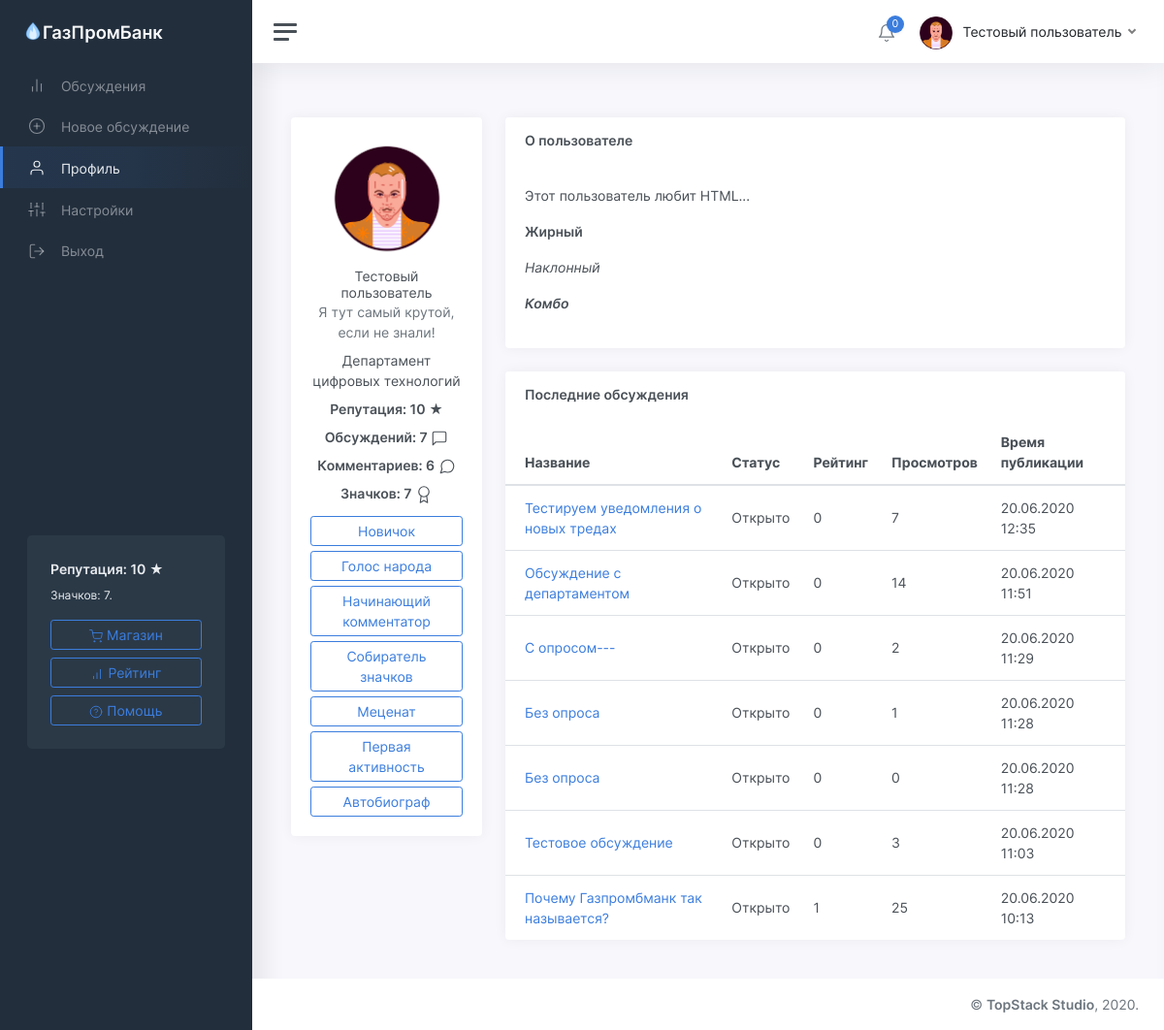
Screenshot of /profile/1 (signed in) with the database file from the repository.
### tables this page shows
CREATE TABLE "users" (
	"id"	INTEGER NOT NULL UNIQUE,
	"password"	TEXT NOT NULL,
	"email"	TEXT NOT NULL UNIQUE,
	"status"	TEXT NOT NULL,
	"rating"	INTEGER NOT NULL,
	"moderator"	INTEGER,
	"blocked"	INTEGER,
	"description"	TEXT,
	"name"	TEXT NOT NULL,
	"avatar"	INTEGER,
	"badges"	TEXT,
	"department"	TEXT,
	PRIMARY KEY("id")
);

CREATE TABLE "threads" (
	"id"	INTEGER NOT NULL UNIQUE,
	"owner"	INTEGER NOT NULL,
	"title"	TEXT NOT NULL,
	"content"	TEXT,
	"date"	INTEGER,
	"up"	INTEGER,
	"down"	INTEGER,
	"views"	INTEGER,
	"status"	TEXT,
	"department"	TEXT,
	PRIMARY KEY("id")
);

### app/views.py (the view)
@app.route('/profile/<identifier>')
def showProfile(identifier):
	user = getUser(session['id'])
	profile = getUser(identifier)
	for x in range(len(profile['badges'])):
		profile['badges'][x] = badgeTypes[profile['badges'][x]][0]
	if profile:
		return render_template('profile.html', profile=profile, user=user, threads=getThreadsByUser(identifier), stats=getStats(identifier))
	else:
		return redirect('/threads?from=profile')

### app/functions.py (called while the page is built)
def getUser(identifier):
	conn = sqlite3.connect(db_path)
	conn.row_factory = sqlite3.Row
	cursor = conn.cursor()
	cursor.execute('SELECT * FROM users where id="%s"' % identifier)
	user = cursor.fetchone()
	if user:
		user = dict(user)
		user['badges'] = json.loads(user['badges'])
		user['notifications'] = getNotifications(identifier)
	return user

def statusToText(status):
	return statuses[status]

def fromTimestamp(timestamp):
	return datetime.utcfromtimestamp(timestamp + 3600 * 3).strftime('%d.%m.%Y %H:%M')

def getThreadsByUser(identifier):
	conn = sqlite3.connect(db_path)
	conn.row_factory = sqlite3.Row
	cursor = conn.cursor()
	cursor.execute('SELECT id, title, date, up, down, status, views FROM threads WHERE owner=%s ORDER BY date DESC' % identifier)
	threads = cursor.fetchall()
	for x in range(len(threads)):
		threads[x] = dict(threads[x])
		threads[x]['status'] = statusToText(threads[x]['status'])
		threads[x]['date'] = fromTimestamp(threads[x]['date'])
	return threads

def getNotifications(user_id):
	conn = sqlite3.connect(db_path)
	conn.row_factory = sqlite3.Row
	cursor = conn.cursor()
	cursor.execute('SELECT * FROM notifications WHERE owner=%s' % user_id)
	notifications = cursor.fetchall()
	for x in range(len(notifications)):
		notifications[x] = dict(notifications[x])
		notifications[x]['date'] = fromTimestamp(notifications[x]['date'])
	notifications.reverse()
	return notifications

def getStats(user_id):
	conn = sqlite3.connect(db_path)
	cursor = conn.cursor()
	cursor.execute('SELECT COUNT(*) FROM threads WHERE owner=%s' % user_id)
	threads = cursor.fetchone()[0]
	cursor.execute('SELECT COUNT(*) FROM comments WHERE owner=%s' % user_id)
	comments = cursor.fetchone()[0]
	return (threads, comments)

### app/views.py (called while the page is built)
@app.before_request
def checkAuth():
	if request.path in ['/', '/login', '/register', '/forgot'] or request.path.startswith('/reset'):
		if 'id' in session.keys():
			if getUser(session['id'])['blocked']:
				del session['id']
				return redirect('/login')
			return redirect('/threads')
	else:
		if 'id' not in session.keys():
			return redirect('/login')

### templates/profile.html (shortened to what this page needs)
<!DOCTYPE html>
<html lang="ru">
	<head>
		<link href="/static/css/app.css" rel="stylesheet">
	</head>
	<body>
		<div class="wrapper">
			<nav id="sidebar" class="sidebar">
				<div class="sidebar-content js-simplebar">
					<a class="sidebar-brand" href="index.html">
					<span class="align-middle"><img src="/static/img/icons/favicon.png" style="width: 20px; margin-bottom: 5px;"><div style="display: inline-block;">ГазПромБанк</div></span>
					</a>
					<ul class="sidebar-nav">
						<li class="sidebar-item">
							<a class="sidebar-link" href="/threads">
							<i class="align-middle" data-feather="bar-chart-2"></i> <span class="align-middle">Обсуждения</span>
							</a>
						</li>
						<li class="sidebar-item">
							<a class="sidebar-link" href="/threads/new">
							<i class="align-middle" data-feather="plus-circle"></i> <span class="align-middle">Новое обсуждение</span>
							</a>
						</li>
						<li class="sidebar-item {% if user.id == profile.id %}active{% endif %}">
							<a class="sidebar-link" href="/profile">
							<i class="align-middle" data-feather="user"></i> <span class="align-middle">Профиль</span>
							</a>
						</li>
						<li class="sidebar-item">
							<a class="sidebar-link" href="/settings">
							<i class="align-middle" data-feather="sliders"></i> <span class="align-middle">Настройки</span>
							</a>
						</li>
						<li class="sidebar-item">
							<a class="sidebar-link" href="/logout">
							<i class="align-middle" data-feather="log-out"></i> <span class="align-middle">Выход</span>
							</a>
						</li>
					</ul>
					<div class="sidebar-cta">
						<div class="sidebar-cta-content">
							<strong class="d-inline-block mb-2">Репутация: {{user.rating}} &#9733;</strong>
							<div class="mb-3 text-sm">
								Значков: {{user.badges.__len__()}}.
							</div>
							<a href="/shop" class="btn btn-outline-primary btn-block"><i data-feather="shopping-cart"></i> Магазин</a>
							<a href="/rating" class="btn btn-outline-primary btn-block"><i data-feather="bar-chart"></i> Рейтинг</a>
							<a href="/help" class="btn btn-outline-primary btn-block"><i data-feather="help-circle"></i> Помощь</a>
						</div>
					</div>
				</div>
			</nav>
			<div class="main">
				<nav class="navbar navbar-expand navbar-light navbar-bg">
					<a class="sidebar-toggle d-flex">
					<i class="hamburger align-self-center"></i>
					</a>
					<div class="navbar-collapse collapse">
						<ul class="navbar-nav navbar-align">
							<li class="nav-item dropdown">
								<a class="nav-icon dropdown-toggle" href="#" id="alertsDropdown" data-toggle="dropdown">
									<div class="position-relative">
										<i class="align-middle" data-feather="bell"></i>
										<span class="indicator">{{user.notifications.__len__()}}</span>
									</div>
								</a>
							</li>
							<li class="nav-item dropdown">
								<a class="nav-link dropdown-toggle d-none d-sm-inline-block" href="#" data-toggle="dropdown">
								<img src="/static/img/avatars/{{user.avatar}}.png" class="avatar img-fluid rounded mr-1"/> <span class="text-dark">{{user.name}}</span>
								</a>
							</li>
						</ul>
					</div>
				</nav>
	            <main class="content">
	               <div class="container-fluid p-0">
	                  <div class="row">
	                     <div class="col-md-4 col-xl-3">
	                        <div class="card mb-3">
	                           <div class="card-body text-center">
	                              <img src="/static/img/avatars/{{profile.avatar}}.png" class="img-fluid rounded-circle mb-2" width="128" height="128" />
	                              <h5 class="card-title mb-0">{{profile.name}}</h5>
	                              <div class="text-muted mb-2">{{profile.status}}</div>
								  <a class="d-inline-block mb-2">{{profile.department}}</a>
								  <strong class="d-inline-block mb-2">Репутация: {{profile.rating}} &#9733;</strong>
								  <strong class="d-inline-block mb-2">Обсуждений: {{stats[0]}} <i data-feather="message-square"></i></strong>
								  <strong class="d-inline-block mb-2">Комментариев: {{stats[1]}} <i data-feather="message-circle"></i></strong>
								  <strong class="d-inline-block mb-2">Значков: {{profile.badges.__len__()}} <i data-feather="award"></i></strong>
								  {% for badge in profile.badges %}
								  	<button type="button" class="btn btn-outline-primary" style="margin-top: 5px; width: 100%;">{{badge}}</button>
								  {% endfor %}
	                            </div>
	                        </div>
	                     </div>
						<div class="col-md-8 col-xl-9">
							<div class="card flex-fill">
								<div class="card-header">
									<h5 class="card-title mb-0"><b>О пользователе{% if profile.moderator %} (&#9733; <u>модератор</u> &#9733;){% endif %}</b></h5>
								</div>
								<div class="card-body">
									{{profile.description | safe}}
								</div>
							</div>
							<div class="card flex-fill">
								<div class="card-header">
									<h5 class="card-title mb-0"><b>Последние обсуждения</b></h5>
								</div>
								<table class="table table-hover my-0">
									{% if threads %}
										<thead>
											<tr>
												<th>Название</th>
												<th class="d-none d-md-table-cell">Статус</th>
												<th>Рейтинг</th>
												<th class="d-none d-md-table-cell">Просмотров</th>
												<th class="d-none d-md-table-cell">Время публикации</th>
											</tr>
										</thead>
										<tbody>
											{% for thread in threads %}
												<tr>
													<td><a href="/thread/{{thread.id}}">{{thread.title}}</a></td>
													<td class="d-none d-md-table-cell">{{thread.status}}</td>
													<td>{{thread.up - thread.down}}</td>
													<td class="d-none d-md-table-cell">{{thread.views}}</td>
													<td class="d-none d-md-table-cell">{{thread.date}}</td>
												</tr>
											{% endfor %}
										</tbody>
									{% endif %}
								</table>
							</div>
						</div>
	                  </div>
	               </div>
	            </main>
				<footer class="footer">
					<div class="container-fluid">
						<div class="row text-muted">
							<div class="col-12 text-right">
								<p class="mb-0">
									<a href="https://topstack.dev" class="text-muted">&copy; <strong>TopStack Studio</strong></a>, 2020.
								</p>
							</div>
						</div>
					</div>
				</footer>
			</div>
		</div>
	</body>
</html>

### rows the page displays
users: rating "10", name "Тестовый пользователь", status "Я тут самый крутой, если не знали!", department "Департамент цифровых технологий", description "Этот пользователь любит HTML... Жирный Наклонный Комбо"
threads: title "Тестируем уведомления о новых тредах", status "Открыто", thread.up-thread.down "0", views "7", date "20.06.2020 12:35"
threads: title "Обсуждение с департаментом", status "Открыто", thread.up-thread.down "0", views "14", date "20.06.2020 11:51"
threads: title "С опросом---", status "Открыто", thread.up-thread.down "0", views "2", date "20.06.2020 11:29"
threads: title "Без опроса", status "Открыто", thread.up-thread.down "0", views "1", date "20.06.2020 11:28"
threads: title "Без опроса", status "Открыто", thread.up-thread.down "0", views "0", date "20.06.2020 11:28"
threads: title "Тестовое обсуждение", status "Открыто", thread.up-thread.down "0", views "3", date "20.06.2020 11:03"
threads: title "Почему Газпромбманк так называется?", status "Открыто", thread.up-thread.down "1", views "25", date "20.06.2020 10:13"

### other values shown
{{ user.badges.__len__() }} "7"
{{ user.notifications.__len__() }} "0"
{{ stats[0] }} "7"
{{ stats[1] }} "6"
{{ profile.badges.__len__() }} "7"
{{ badge }} "Новичок" "Голос народа" "Начинающий комментатор" "Собиратель значков" "Меценат" "Первая активность" "Автобиограф"
